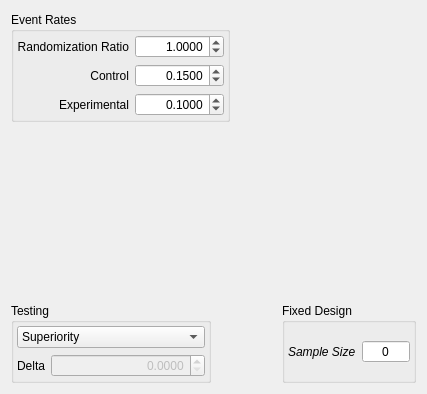
                <widget class="QWidget" name="ssBinTab">
                 <attribute name="title">
                  <string>Binomial</string>
                 </attribute>
                 <layout class="QGridLayout" name="gridLayout_98">
                  <item row="0" column="0">
                   <widget class="QGroupBox" name="ssBinEventGroup">
                    <property name="sizePolicy">
                     <sizepolicy hsizetype="Preferred" vsizetype="Fixed">
                      <horstretch>0</horstretch>
                      <verstretch>0</verstretch>
                     </sizepolicy>
                    </property>
                    <property name="title">
                     <string>Event Rates</string>
                    </property>
                    <layout class="QGridLayout" name="gridLayout_71">
                     <property name="margin">
                      <number>3</number>
                     </property>
                     <item row="0" column="0">
                      <layout class="QGridLayout" name="gridLayout_70">
                       <item row="0" column="0">
                        <widget class="QLabel" name="ssBinRatioLabel">
                         <property name="text">
                          <string>Randomization Ratio</string>
                         </property>
                         <property name="alignment">
                          <set>Qt::AlignRight|Qt::AlignTrailing|Qt::AlignVCenter</set>
                         </property>
                        </widget>
                       </item>
                       <item row="0" column="1">
                        <widget class="QDoubleSpinBox" name="ssBinRatioDSpin">
                         <property name="alignment">
                          <set>Qt::AlignRight|Qt::AlignTrailing|Qt::AlignVCenter</set>
                         </property>
                         <property name="decimals">
                          <number>4</number>
                         </property>
                         <property name="value">
                          <double>1.000000000000000</double>
                         </property>
                        </widget>
                       </item>
                       <item row="1" column="0">
                        <widget class="QLabel" name="ssBinControlLabel">
                         <property name="text">
                          <string>Control</string>
                         </property>
                         <property name="alignment">
                          <set>Qt::AlignRight|Qt::AlignTrailing|Qt::AlignVCenter</set>
                         </property>
                        </widget>
                       </item>
                       <item row="1" column="1">
                        <widget class="QDoubleSpinBox" name="ssBinControlDSpin">
                         <property name="alignment">
                          <set>Qt::AlignRight|Qt::AlignTrailing|Qt::AlignVCenter</set>
                         </property>
                         <property name="decimals">
                          <number>4</number>
                         </property>
                         <property name="maximum">
                          <double>1.000000000000000</double>
                         </property>
                         <property name="singleStep">
                          <double>0.050000000000000</double>
                         </property>
                         <property name="value">
                          <double>0.150000000000000</double>
                         </property>
                        </widget>
                       </item>
                       <item row="2" column="0">
                        <widget class="QLabel" name="ssBinExpLabel">
                         <property name="text">
                          <string>Experimental</string>
                         </property>
                         <property name="alignment">
                          <set>Qt::AlignRight|Qt::AlignTrailing|Qt::AlignVCenter</set>
                         </property>
                        </widget>
                       </item>
                       <item row="2" column="1">
                        <widget class="QDoubleSpinBox" name="ssBinExpDSpin">
                         <property name="alignment">
                          <set>Qt::AlignRight|Qt::AlignTrailing|Qt::AlignVCenter</set>
                         </property>
                         <property name="decimals">
                          <number>4</number>
                         </property>
                         <property name="maximum">
                          <double>1.000000000000000</double>
                         </property>
                         <property name="singleStep">
                          <double>0.050000000000000</double>
                         </property>
                         <property name="value">
                          <double>0.100000000000000</double>
                         </property>
                        </widget>
                       </item>
                      </layout>
                     </item>
                    </layout>
                   </widget>
                  </item>
                  <item row="2" column="0">
                   <widget class="QGroupBox" name="ssBinTestingGroup">
                    <property name="maximumSize">
                     <size>
                      <width>200</width>
                      <height>16777215</height>
                     </size>
                    </property>
                    <property name="title">
                     <string>Testing</string>
                    </property>
                    <layout class="QGridLayout" name="gridLayout_69">
                     <property name="margin">
                      <number>3</number>
                     </property>
                     <item row="0" column="0">
                      <widget class="QComboBox" name="ssBinSupCombo">
                       <property name="sizePolicy">
                        <sizepolicy hsizetype="Ignored" vsizetype="Fixed">
                         <horstretch>0</horstretch>
                         <verstretch>0</verstretch>
                        </sizepolicy>
                       </property>
                       <item>
                        <property name="text">
                         <string>Superiority</string>
                        </property>
                       </item>
                       <item>
                        <property name="text">
                         <string>Non-inferiority/sup with margin</string>
                        </property>
                       </item>
                      </widget>
                     </item>
                     <item row="1" column="0">
                      <layout class="QGridLayout" name="gridLayout_37">
                       <item row="0" column="0">
                        <widget class="QLabel" name="ssBinDeltaLabel">
                         <property name="text">
                          <string>Delta</string>
                         </property>
                         <property name="alignment">
                          <set>Qt::AlignRight|Qt::AlignTrailing|Qt::AlignVCenter</set>
                         </property>
                        </widget>
                       </item>
                       <item row="0" column="2">
                        <widget class="QDoubleSpinBox" name="ssBinDeltaDSpin">
                         <property name="enabled">
                          <bool>false</bool>
                         </property>
                         <property name="sizePolicy">
                          <sizepolicy hsizetype="MinimumExpanding" vsizetype="Fixed">
                           <horstretch>0</horstretch>
                           <verstretch>0</verstretch>
                          </sizepolicy>
                         </property>
                         <property name="alignment">
                          <set>Qt::AlignRight|Qt::AlignTrailing|Qt::AlignVCenter</set>
                         </property>
                         <property name="decimals">
                          <number>4</number>
                         </property>
                        </widget>
                       </item>
                      </layout>
                     </item>
                    </layout>
                   </widget>
                  </item>
                  <item row="2" column="2">
                   <widget class="QGroupBox" name="groupBox_3">
                    <property name="maximumSize">
                     <size>
                      <width>200</width>
                      <height>16777215</height>
                     </size>
                    </property>
                    <property name="title">
                     <string>Fixed Design</string>
                    </property>
                    <layout class="QGridLayout" name="gridLayout_67">
                     <property name="margin">
                      <number>3</number>
                     </property>
                     <item row="0" column="0">
                      <layout class="QGridLayout" name="gridLayout_32">
                       <item row="0" column="0">
                        <widget class="QLabel" name="ssBinSSLabel">
                         <property name="font">
                          <font>
                           <italic>true</italic>
                          </font>
                         </property>
                         <property name="text">
                          <string>Sample Size</string>
                         </property>
                        </widget>
                       </item>
                       <item row="0" column="1">
                        <widget class="QSpinBox" name="ssBinFixedSpin">
                         <property name="enabled">
                          <bool>true</bool>
                         </property>
                         <property name="toolTip">
                          <string/>
                         </property>
                         <property name="autoFillBackground">
                          <bool>true</bool>
                         </property>
                         <property name="alignment">
                          <set>Qt::AlignCenter</set>
                         </property>
                         <property name="readOnly">
                          <bool>true</bool>
                         </property>
                         <property name="buttonSymbols">
                          <enum>QAbstractSpinBox::NoButtons</enum>
                         </property>
                        </widget>
                       </item>
                      </layout>
                     </item>
                    </layout>
                   </widget>
                  </item>
                  <item row="0" column="1" colspan="2">
                   <spacer name="horizontalSpacer_2">
                    <property name="orientation">
                     <enum>Qt::Horizontal</enum>
                    </property>
                    <property name="sizeHint" stdset="0">
                     <size>
                      <width>134</width>
                      <height>112</height>
                     </size>
                    </property>
                   </spacer>
                  </item>
                  <item row="1" column="2">
                   <spacer name="verticalSpacer_9">
                    <property name="orientation">
                     <enum>Qt::Vertical</enum>
                    </property>
                    <property name="sizeHint" stdset="0">
                     <size>
                      <width>134</width>
                      <height>174</height>
                     </size>
                    </property>
                   </spacer>
                  </item>
                  <item row="2" column="1">
                   <spacer name="horizontalSpacer_3">
                    <property name="orientation">
                     <enum>Qt::Horizontal</enum>
                    </property>
                    <property name="sizeHint" stdset="0">
                     <size>
                      <width>40</width>
                      <height>20</height>
                     </size>
                    </property>
                   </spacer>
                  </item>
                  <item row="1" column="0">
                   <spacer name="verticalSpacer_8">
                    <property name="orientation">
                     <enum>Qt::Vertical</enum>
                    </property>
                    <property name="sizeHint" stdset="0">
                     <size>
                      <width>219</width>
                      <height>174</height>
                     </size>
                    </property>
                   </spacer>
                  </item>
                 </layout>
                </widget>
